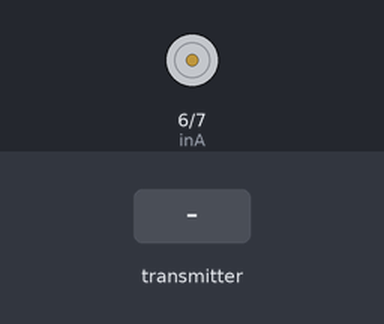
A sketch run on a simulated Arduino Uno, built with avr-gcc and run on an emulated ATmega328P. Shown: motor-driver pin pairs drawn as motors (green arrow = first pin HIGH = forward, orange = second pin HIGH = backward, longer = more drive). The inputs (shaded band) are chosen by the test bench. No radio packets arrive unless stated; what the sketch prints to the serial monitor is not drawn.

Above: at 2.2 s.
2.3 s: the transmitter starts sending verilerim.0 = 0
At 3.2 s:
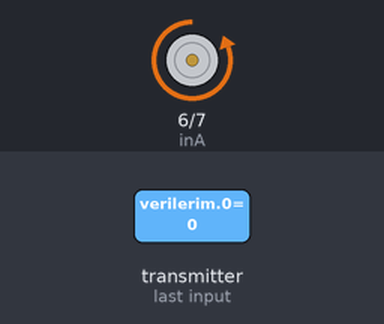
3.8 s: the transmitter starts sending verilerim.0 = 1023
At 4.7 s:
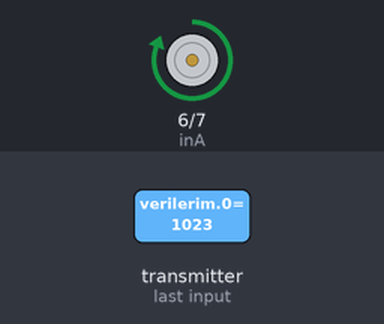
5.3 s: the transmitter starts sending verilerim.1 = 512
8.3 s: the transmitter starts sending verilerim.2 = 0
Timing chart, 0 to 11.3 s (numbered marks = the images above; inputs shaded):
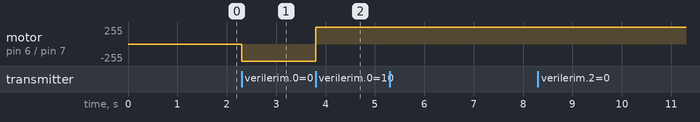

Measured:
- after the input at 2.3 s, motor on pin 6 (inA) / pin 7 (inB): stopped → backward 255/255 at once
- after the input at 3.8 s, motor on pin 6 (inA) / pin 7 (inB): backward 255/255 → forward 255/255 at once

The sketch:

HOVERCRAFT.ino
```cpp
#define KEY1 0 //diziden gelecek değişkenler için tanımladık (bu örnekte 2 veri alacağız)
#define KEY2 0


/*-----( kütüphaneleri yükleyelim )-----*/
#include <SPI.h>
#include <nRF24L01.h>
#include <RF24.h>

//RF modülün pinleri
#define CE_PIN   8
#define CSN_PIN 9
 #define IRQ_PIN 10

const uint64_t pipe = 0xE8E8F0F0E1LL; // adres


/*-----( radio nesnesi yaratılıyor)-----*/
RF24 radio(CE_PIN, CSN_PIN); //
/*-----( değişkenler tanımlanıyor )-----*/

// radiodan gelen 5 adet veriyi almak için bir dizi oluşturuyoruz
int verilerim[] = {KEY1, KEY2}; // keylerimiz
int yon_degeri,motor_degeri;
const int inA=6;
const int inB=7;

void setup()
{
  Serial.begin(57600);
  delay(1000);
  pinMode(inA,OUTPUT);
  pinMode(inB,OUTPUT);
  //////////////////////////////////////////////////////////

 //radio ile iletişim kuruyoruz
  Serial.println("Nrf24L01 Alıcı Başlatılıyor");
  radio.begin();
  radio.openReadingPipe(1, pipe);
  radio.startListening();
}//--(setup bitti )---


void loop()
{


  if ( radio.available() ) //eğer radyo ile temas kurabilmişse
  {

    // done değişkeni false yapıyoruz ve while içinde sonsuz döngü oluşturarak verileri toplayacağız
    bool done = false;
    while (!done)
    {
      // veriyi alıyoruz.
      done = radio.read( verilerim, sizeof(verilerim));
      yon_degeri=map(verilerim[0],0,1023,0,255);
      motor_degeri=map(verilerim[1],0,1023,0,255);
      //serial monitörden verileri görmek için;
      Serial.print("yön= ");
      Serial.println(yon_degeri);
      Serial.print("motor = ");
      Serial.println(motor_degeri);
     //motor set değerinden yukarıda veya aşağıda ise bu işlemler gerçekleşecek
   if( motor_degeri >=0 && motor_degeri <= 5)
     {
      digitalWrite(inB,HIGH);
      digitalWrite(inA,HIGH);
     }
      if( motor_degeri >=10 && motor_degeri <= 255)
     {
      digitalWrite(inB,LOW);
      digitalWrite(inA,LOW);
     }


    if( yon_degeri >=170 && yon_degeri <= 255)
     {
      digitalWrite(inB,LOW);
      digitalWrite(inA,HIGH);
     }

   if(yon_degeri >= 0 &&yon_degeri <=140)
     {
     digitalWrite(inB,HIGH);
     digitalWrite(inA,LOW);
     }

    }//while
  }//ilk if


  else//eğer radyo bulunamazsa
  {
    Serial.println("Verici Bulunamadı");
    verilerim[0] = 0;
    verilerim[1] = 0;


  }


}//--(main loop sonu )---
```
